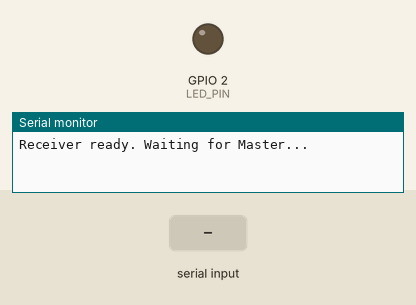
Bench run of a sketch on a simulated ESP32. Shown: output pins drawn as LEDs (lit = HIGH), the last lines printed to the serial monitor. Inputs (shaded band) come from the test bench. Nothing arrives over Bluetooth unless stated.

Above: at 1.2 s.
1.3 s: "1" received over the second serial link
At 1.7 s:
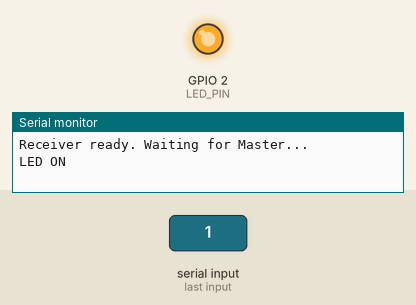
2.8 s: "0" received over the second serial link
At 4.0 s:
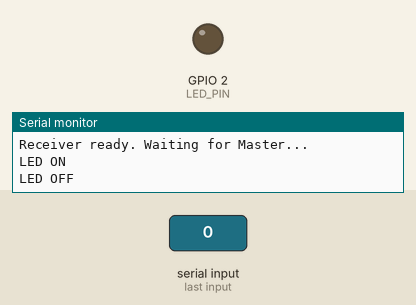
Timing chart, 0 to 5.8 s (numbered marks = the images above; inputs shaded):
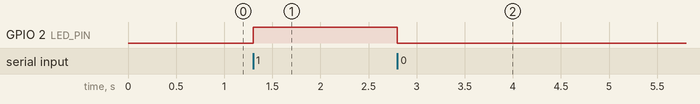

The sketch:

act002_BT-comm-slave.ino
```cpp
#include "BluetoothSerial.h"

BluetoothSerial SerialBT;

const int LED_PIN = 2; // Built-in LED

void setup() {
    Serial.begin(115200);

    // Initialize Bluetooth in Slave mode
    SerialBT.begin("ESP32_LED_Receiver");
    Serial.println("Receiver ready. Waiting for Master...");

    pinMode(LED_PIN, OUTPUT);
    digitalWrite(LED_PIN, LOW);
}

void loop() {
    if (SerialBT.available()) {
        char receivedChar = SerialBT.read();

        if (receivedChar == '1') {
            digitalWrite(LED_PIN, HIGH);
            Serial.println("LED ON");
        }
        else if (receivedChar == '0') {
            digitalWrite(LED_PIN, LOW);
            Serial.println("LED OFF");
        }
    }
}
```

Measured:
- after the input at 1.3 s, GPIO 2 (LED_PIN): LOW → HIGH at once
- after the input at 2.8 s, GPIO 2 (LED_PIN): HIGH → LOW at once
